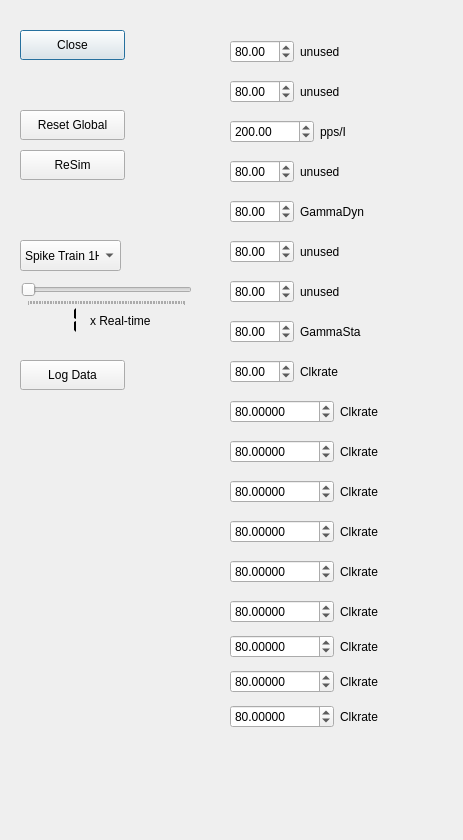
<?xml version="1.0" encoding="UTF-8"?>
<ui version="4.0">
 <class>Dialog</class>
 <widget class="QDialog" name="Dialog">
  <property name="windowModality">
   <enum>Qt::WindowModal</enum>
  </property>
  <property name="geometry">
   <rect>
    <x>0</x>
    <y>0</y>
    <width>463</width>
    <height>840</height>
   </rect>
  </property>
  <property name="windowTitle">
   <string>Dialog</string>
  </property>
  <widget class="QPushButton" name="pushButton_2">
   <property name="geometry">
    <rect>
     <x>20</x>
     <y>30</y>
     <width>105</width>
     <height>30</height>
    </rect>
   </property>
   <property name="text">
    <string>Close</string>
   </property>
  </widget>
  <widget class="QPushButton" name="pushButton_4">
   <property name="geometry">
    <rect>
     <x>20</x>
     <y>110</y>
     <width>105</width>
     <height>30</height>
    </rect>
   </property>
   <property name="text">
    <string>Reset Global</string>
   </property>
   <property name="checkable">
    <bool>true</bool>
   </property>
  </widget>
  <widget class="QPushButton" name="pushButton_5">
   <property name="geometry">
    <rect>
     <x>20</x>
     <y>150</y>
     <width>105</width>
     <height>30</height>
    </rect>
   </property>
   <property name="text">
    <string>ReSim</string>
   </property>
   <property name="checkable">
    <bool>true</bool>
   </property>
  </widget>
  <widget class="QComboBox" name="comboBox">
   <property name="geometry">
    <rect>
     <x>20</x>
     <y>240</y>
     <width>101</width>
     <height>31</height>
    </rect>
   </property>
   <item>
    <property name="text">
     <string>Spike Train 1Hz</string>
    </property>
   </item>
   <item>
    <property name="text">
     <string>Spike Train 10Hz</string>
    </property>
   </item>
   <item>
    <property name="text">
     <string>Spike Train 20Hz</string>
    </property>
   </item>
  </widget>
  <widget class="QWidget" name="layoutWidget">
   <property name="geometry">
    <rect>
     <x>230</x>
     <y>80</y>
     <width>176</width>
     <height>34</height>
    </rect>
   </property>
   <layout class="QFormLayout" name="formLayout_1">
    <item row="0" column="1">
     <widget class="QLabel" name="label_1">
      <property name="text">
       <string>unused</string>
      </property>
     </widget>
    </item>
    <item row="0" column="0">
     <widget class="QDoubleSpinBox" name="doubleSpinBox_1">
      <property name="maximum">
       <double>200.000000000000000</double>
      </property>
      <property name="value">
       <double>80.000000000000000</double>
      </property>
     </widget>
    </item>
   </layout>
  </widget>
  <widget class="QSlider" name="horizontalSlider">
   <property name="geometry">
    <rect>
     <x>21</x>
     <y>281</y>
     <width>171</width>
     <height>25</height>
    </rect>
   </property>
   <property name="minimum">
    <number>1</number>
   </property>
   <property name="maximum">
    <number>1000</number>
   </property>
   <property name="tracking">
    <bool>false</bool>
   </property>
   <property name="orientation">
    <enum>Qt::Horizontal</enum>
   </property>
   <property name="invertedControls">
    <bool>true</bool>
   </property>
   <property name="tickPosition">
    <enum>QSlider::TicksBelow</enum>
   </property>
   <property name="tickInterval">
    <number>10</number>
   </property>
  </widget>
  <widget class="QLCDNumber" name="lcdNumber">
   <property name="geometry">
    <rect>
     <x>0</x>
     <y>300</y>
     <width>81</width>
     <height>40</height>
    </rect>
   </property>
   <property name="sizePolicy">
    <sizepolicy hsizetype="Minimum" vsizetype="Minimum">
     <horstretch>0</horstretch>
     <verstretch>0</verstretch>
    </sizepolicy>
   </property>
   <property name="palette">
    <palette>
     <active>
      <colorrole role="WindowText">
       <brush brushstyle="SolidPattern">
        <color alpha="255">
         <red>0</red>
         <green>0</green>
         <blue>0</blue>
        </color>
       </brush>
      </colorrole>
      <colorrole role="Button">
       <brush brushstyle="SolidPattern">
        <color alpha="255">
         <red>255</red>
         <green>0</green>
         <blue>0</blue>
        </color>
       </brush>
      </colorrole>
      <colorrole role="Light">
       <brush brushstyle="SolidPattern">
        <color alpha="255">
         <red>255</red>
         <green>127</green>
         <blue>127</blue>
        </color>
       </brush>
      </colorrole>
      <colorrole role="Midlight">
       <brush brushstyle="SolidPattern">
        <color alpha="255">
         <red>255</red>
         <green>63</green>
         <blue>63</blue>
        </color>
       </brush>
      </colorrole>
      <colorrole role="Dark">
       <brush brushstyle="SolidPattern">
        <color alpha="255">
         <red>127</red>
         <green>0</green>
         <blue>0</blue>
        </color>
       </brush>
      </colorrole>
      <colorrole role="Mid">
       <brush brushstyle="SolidPattern">
        <color alpha="255">
         <red>170</red>
         <green>0</green>
         <blue>0</blue>
        </color>
       </brush>
      </colorrole>
      <colorrole role="Text">
       <brush brushstyle="SolidPattern">
        <color alpha="255">
         <red>0</red>
         <green>0</green>
         <blue>0</blue>
        </color>
       </brush>
      </colorrole>
      <colorrole role="BrightText">
       <brush brushstyle="SolidPattern">
        <color alpha="255">
         <red>255</red>
         <green>255</green>
         <blue>255</blue>
        </color>
       </brush>
      </colorrole>
      <colorrole role="ButtonText">
       <brush brushstyle="SolidPattern">
        <color alpha="255">
         <red>0</red>
         <green>0</green>
         <blue>0</blue>
        </color>
       </brush>
      </colorrole>
      <colorrole role="Base">
       <brush brushstyle="SolidPattern">
        <color alpha="255">
         <red>255</red>
         <green>255</green>
         <blue>255</blue>
        </color>
       </brush>
      </colorrole>
      <colorrole role="Window">
       <brush brushstyle="SolidPattern">
        <color alpha="255">
         <red>255</red>
         <green>0</green>
         <blue>0</blue>
        </color>
       </brush>
      </colorrole>
      <colorrole role="Shadow">
       <brush brushstyle="SolidPattern">
        <color alpha="255">
         <red>0</red>
         <green>0</green>
         <blue>0</blue>
        </color>
       </brush>
      </colorrole>
      <colorrole role="AlternateBase">
       <brush brushstyle="SolidPattern">
        <color alpha="255">
         <red>255</red>
         <green>127</green>
         <blue>127</blue>
        </color>
       </brush>
      </colorrole>
      <colorrole role="ToolTipBase">
       <brush brushstyle="SolidPattern">
        <color alpha="255">
         <red>255</red>
         <green>255</green>
         <blue>220</blue>
        </color>
       </brush>
      </colorrole>
      <colorrole role="ToolTipText">
       <brush brushstyle="SolidPattern">
        <color alpha="255">
         <red>0</red>
         <green>0</green>
         <blue>0</blue>
        </color>
       </brush>
      </colorrole>
     </active>
     <inactive>
      <colorrole role="WindowText">
       <brush brushstyle="SolidPattern">
        <color alpha="255">
         <red>0</red>
         <green>0</green>
         <blue>0</blue>
        </color>
       </brush>
      </colorrole>
      <colorrole role="Button">
       <brush brushstyle="SolidPattern">
        <color alpha="255">
         <red>255</red>
         <green>0</green>
         <blue>0</blue>
        </color>
       </brush>
      </colorrole>
      <colorrole role="Light">
       <brush brushstyle="SolidPattern">
        <color alpha="255">
         <red>255</red>
         <green>127</green>
         <blue>127</blue>
        </color>
       </brush>
      </colorrole>
      <colorrole role="Midlight">
       <brush brushstyle="SolidPattern">
        <color alpha="255">
         <red>255</red>
         <green>63</green>
         <blue>63</blue>
        </color>
       </brush>
      </colorrole>
      <colorrole role="Dark">
       <brush brushstyle="SolidPattern">
        <color alpha="255">
         <red>127</red>
         <green>0</green>
         <blue>0</blue>
        </color>
       </brush>
      </colorrole>
      <colorrole role="Mid">
       <brush brushstyle="SolidPattern">
        <color alpha="255">
         <red>170</red>
         <green>0</green>
         <blue>0</blue>
        </color>
       </brush>
      </colorrole>
      <colorrole role="Text">
       <brush brushstyle="SolidPattern">
        <color alpha="255">
         <red>0</red>
         <green>0</green>
         <blue>0</blue>
        </color>
       </brush>
      </colorrole>
      <colorrole role="BrightText">
       <brush brushstyle="SolidPattern">
        <color alpha="255">
         <red>255</red>
         <green>255</green>
         <blue>255</blue>
        </color>
       </brush>
      </colorrole>
      <colorrole role="ButtonText">
       <brush brushstyle="SolidPattern">
        <color alpha="255">
         <red>0</red>
         <green>0</green>
         <blue>0</blue>
        </color>
       </brush>
      </colorrole>
      <colorrole role="Base">
       <brush brushstyle="SolidPattern">
        <color alpha="255">
         <red>255</red>
         <green>255</green>
         <blue>255</blue>
        </color>
       </brush>
      </colorrole>
      <colorrole role="Window">
       <brush brushstyle="SolidPattern">
        <color alpha="255">
         <red>255</red>
         <green>0</green>
         <blue>0</blue>
        </color>
       </brush>
      </colorrole>
      <colorrole role="Shadow">
       <brush brushstyle="SolidPattern">
        <color alpha="255">
         <red>0</red>
         <green>0</green>
         <blue>0</blue>
        </color>
       </brush>
      </colorrole>
      <colorrole role="AlternateBase">
       <brush brushstyle="SolidPattern">
        <color alpha="255">
         <red>255</red>
         <green>127</green>
         <blue>127</blue>
        </color>
       </brush>
      </colorrole>
      <colorrole role="ToolTipBase">
       <brush brushstyle="SolidPattern">
        <color alpha="255">
         <red>255</red>
         <green>255</green>
         <blue>220</blue>
        </color>
       </brush>
      </colorrole>
      <colorrole role="ToolTipText">
       <brush brushstyle="SolidPattern">
        <color alpha="255">
         <red>0</red>
         <green>0</green>
         <blue>0</blue>
        </color>
       </brush>
      </colorrole>
     </inactive>
     <disabled>
      <colorrole role="WindowText">
       <brush brushstyle="SolidPattern">
        <color alpha="255">
         <red>127</red>
         <green>0</green>
         <blue>0</blue>
        </color>
       </brush>
      </colorrole>
      <colorrole role="Button">
       <brush brushstyle="SolidPattern">
        <color alpha="255">
         <red>255</red>
         <green>0</green>
         <blue>0</blue>
        </color>
       </brush>
      </colorrole>
      <colorrole role="Light">
       <brush brushstyle="SolidPattern">
        <color alpha="255">
         <red>255</red>
         <green>127</green>
         <blue>127</blue>
        </color>
       </brush>
      </colorrole>
      <colorrole role="Midlight">
       <brush brushstyle="SolidPattern">
        <color alpha="255">
         <red>255</red>
         <green>63</green>
         <blue>63</blue>
        </color>
       </brush>
      </colorrole>
      <colorrole role="Dark">
       <brush brushstyle="SolidPattern">
        <color alpha="255">
         <red>127</red>
         <green>0</green>
         <blue>0</blue>
        </color>
       </brush>
      </colorrole>
      <colorrole role="Mid">
       <brush brushstyle="SolidPattern">
        <color alpha="255">
         <red>170</red>
         <green>0</green>
         <blue>0</blue>
        </color>
       </brush>
      </colorrole>
      <colorrole role="Text">
       <brush brushstyle="SolidPattern">
        <color alpha="255">
         <red>127</red>
         <green>0</green>
         <blue>0</blue>
        </color>
       </brush>
      </colorrole>
      <colorrole role="BrightText">
       <brush brushstyle="SolidPattern">
        <color alpha="255">
         <red>255</red>
         <green>255</green>
         <blue>255</blue>
        </color>
       </brush>
      </colorrole>
      <colorrole role="ButtonText">
       <brush brushstyle="SolidPattern">
        <color alpha="255">
         <red>127</red>
         <green>0</green>
         <blue>0</blue>
        </color>
       </brush>
      </colorrole>
      <colorrole role="Base">
       <brush brushstyle="SolidPattern">
        <color alpha="255">
         <red>255</red>
         <green>0</green>
         <blue>0</blue>
        </color>
       </brush>
      </colorrole>
      <colorrole role="Window">
       <brush brushstyle="SolidPattern">
        <color alpha="255">
         <red>255</red>
         <green>0</green>
         <blue>0</blue>
        </color>
       </brush>
      </colorrole>
      <colorrole role="Shadow">
       <brush brushstyle="SolidPattern">
        <color alpha="255">
         <red>0</red>
         <green>0</green>
         <blue>0</blue>
        </color>
       </brush>
      </colorrole>
      <colorrole role="AlternateBase">
       <brush brushstyle="SolidPattern">
        <color alpha="255">
         <red>255</red>
         <green>0</green>
         <blue>0</blue>
        </color>
       </brush>
      </colorrole>
      <colorrole role="ToolTipBase">
       <brush brushstyle="SolidPattern">
        <color alpha="255">
         <red>255</red>
         <green>255</green>
         <blue>220</blue>
        </color>
       </brush>
      </colorrole>
      <colorrole role="ToolTipText">
       <brush brushstyle="SolidPattern">
        <color alpha="255">
         <red>0</red>
         <green>0</green>
         <blue>0</blue>
        </color>
       </brush>
      </colorrole>
     </disabled>
    </palette>
   </property>
   <property name="frameShape">
    <enum>QFrame::Panel</enum>
   </property>
   <property name="frameShadow">
    <enum>QFrame::Sunken</enum>
   </property>
   <property name="lineWidth">
    <number>0</number>
   </property>
   <property name="midLineWidth">
    <number>8</number>
   </property>
   <property name="segmentStyle">
    <enum>QLCDNumber::Flat</enum>
   </property>
   <property name="intValue" stdset="0">
    <number>1</number>
   </property>
  </widget>
  <widget class="QLabel" name="label_RT">
   <property name="geometry">
    <rect>
     <x>90</x>
     <y>310</y>
     <width>87</width>
     <height>22</height>
    </rect>
   </property>
   <property name="text">
    <string>x Real-time</string>
   </property>
  </widget>
  <widget class="QPushButton" name="pushButtonData">
   <property name="geometry">
    <rect>
     <x>20</x>
     <y>360</y>
     <width>105</width>
     <height>30</height>
    </rect>
   </property>
   <property name="text">
    <string>Log Data</string>
   </property>
   <property name="checkable">
    <bool>true</bool>
   </property>
   <property name="checked">
    <bool>false</bool>
   </property>
   <property name="default">
    <bool>false</bool>
   </property>
   <property name="flat">
    <bool>false</bool>
   </property>
  </widget>
  <widget class="QWidget" name="layoutWidget_2">
   <property name="geometry">
    <rect>
     <x>230</x>
     <y>120</y>
     <width>176</width>
     <height>34</height>
    </rect>
   </property>
   <layout class="QFormLayout" name="formLayout_2">
    <item row="0" column="1">
     <widget class="QLabel" name="label_2">
      <property name="text">
       <string>pps/I</string>
      </property>
     </widget>
    </item>
    <item row="0" column="0">
     <widget class="QDoubleSpinBox" name="doubleSpinBox_2">
      <property name="maximum">
       <double>1000000.000000000000000</double>
      </property>
      <property name="value">
       <double>200.000000000000000</double>
      </property>
     </widget>
    </item>
   </layout>
  </widget>
  <widget class="QWidget" name="layoutWidget_3">
   <property name="geometry">
    <rect>
     <x>230</x>
     <y>160</y>
     <width>176</width>
     <height>34</height>
    </rect>
   </property>
   <layout class="QFormLayout" name="formLayout_3">
    <item row="0" column="1">
     <widget class="QLabel" name="label_3">
      <property name="text">
       <string>unused</string>
      </property>
     </widget>
    </item>
    <item row="0" column="0">
     <widget class="QDoubleSpinBox" name="doubleSpinBox_3">
      <property name="maximum">
       <double>200.000000000000000</double>
      </property>
      <property name="value">
       <double>80.000000000000000</double>
      </property>
     </widget>
    </item>
   </layout>
  </widget>
  <widget class="QWidget" name="layoutWidget_4">
   <property name="geometry">
    <rect>
     <x>230</x>
     <y>200</y>
     <width>176</width>
     <height>34</height>
    </rect>
   </property>
   <layout class="QFormLayout" name="formLayout_4">
    <item row="0" column="1">
     <widget class="QLabel" name="label_4">
      <property name="text">
       <string>GammaDyn</string>
      </property>
     </widget>
    </item>
    <item row="0" column="0">
     <widget class="QDoubleSpinBox" name="doubleSpinBox_4">
      <property name="maximum">
       <double>200.000000000000000</double>
      </property>
      <property name="value">
       <double>80.000000000000000</double>
      </property>
     </widget>
    </item>
   </layout>
  </widget>
  <widget class="QWidget" name="layoutWidget_5">
   <property name="geometry">
    <rect>
     <x>230</x>
     <y>240</y>
     <width>176</width>
     <height>34</height>
    </rect>
   </property>
   <layout class="QFormLayout" name="formLayout_5">
    <item row="0" column="1">
     <widget class="QLabel" name="label_5">
      <property name="text">
       <string>unused</string>
      </property>
     </widget>
    </item>
    <item row="0" column="0">
     <widget class="QDoubleSpinBox" name="doubleSpinBox_5">
      <property name="maximum">
       <double>200.000000000000000</double>
      </property>
      <property name="value">
       <double>80.000000000000000</double>
      </property>
     </widget>
    </item>
   </layout>
  </widget>
  <widget class="QWidget" name="layoutWidget_6">
   <property name="geometry">
    <rect>
     <x>230</x>
     <y>280</y>
     <width>176</width>
     <height>34</height>
    </rect>
   </property>
   <layout class="QFormLayout" name="formLayout_6">
    <item row="0" column="1">
     <widget class="QLabel" name="label_6">
      <property name="text">
       <string>unused</string>
      </property>
     </widget>
    </item>
    <item row="0" column="0">
     <widget class="QDoubleSpinBox" name="doubleSpinBox_6">
      <property name="maximum">
       <double>200.000000000000000</double>
      </property>
      <property name="value">
       <double>80.000000000000000</double>
      </property>
     </widget>
    </item>
   </layout>
  </widget>
  <widget class="QWidget" name="layoutWidget_7">
   <property name="geometry">
    <rect>
     <x>230</x>
     <y>320</y>
     <width>176</width>
     <height>34</height>
    </rect>
   </property>
   <layout class="QFormLayout" name="formLayout_7">
    <item row="0" column="1">
     <widget class="QLabel" name="label_7">
      <property name="text">
       <string>GammaSta</string>
      </property>
     </widget>
    </item>
    <item row="0" column="0">
     <widget class="QDoubleSpinBox" name="doubleSpinBox_7">
      <property name="maximum">
       <double>200.000000000000000</double>
      </property>
      <property name="value">
       <double>80.000000000000000</double>
      </property>
     </widget>
    </item>
   </layout>
  </widget>
  <widget class="QWidget" name="layoutWidget_8">
   <property name="geometry">
    <rect>
     <x>230</x>
     <y>360</y>
     <width>176</width>
     <height>34</height>
    </rect>
   </property>
   <layout class="QFormLayout" name="formLayout_8">
    <item row="0" column="1">
     <widget class="QLabel" name="label_8">
      <property name="text">
       <string>Clkrate</string>
      </property>
     </widget>
    </item>
    <item row="0" column="0">
     <widget class="QDoubleSpinBox" name="doubleSpinBox_8">
      <property name="maximum">
       <double>200.000000000000000</double>
      </property>
      <property name="value">
       <double>80.000000000000000</double>
      </property>
     </widget>
    </item>
   </layout>
  </widget>
  <widget class="QWidget" name="layoutWidget_9">
   <property name="geometry">
    <rect>
     <x>230</x>
     <y>40</y>
     <width>176</width>
     <height>34</height>
    </rect>
   </property>
   <layout class="QFormLayout" name="formLayout_0">
    <item row="0" column="1">
     <widget class="QLabel" name="label_0">
      <property name="text">
       <string>unused</string>
      </property>
     </widget>
    </item>
    <item row="0" column="0">
     <widget class="QDoubleSpinBox" name="doubleSpinBox_0">
      <property name="maximum">
       <double>200.000000000000000</double>
      </property>
      <property name="value">
       <double>80.000000000000000</double>
      </property>
     </widget>
    </item>
   </layout>
  </widget>
  <widget class="QWidget" name="layoutWidget_10">
   <property name="geometry">
    <rect>
     <x>230</x>
     <y>400</y>
     <width>203</width>
     <height>34</height>
    </rect>
   </property>
   <layout class="QFormLayout" name="formLayout_9">
    <item row="0" column="1">
     <widget class="QLabel" name="label_9">
      <property name="text">
       <string>Clkrate</string>
      </property>
     </widget>
    </item>
    <item row="0" column="0">
     <widget class="QDoubleSpinBox" name="doubleSpinBox_9">
      <property name="decimals">
       <number>5</number>
      </property>
      <property name="maximum">
       <double>2000000.000000000000000</double>
      </property>
      <property name="value">
       <double>80.000000000000000</double>
      </property>
     </widget>
    </item>
   </layout>
  </widget>
  <widget class="QWidget" name="layoutWidget_11">
   <property name="geometry">
    <rect>
     <x>230</x>
     <y>440</y>
     <width>203</width>
     <height>34</height>
    </rect>
   </property>
   <layout class="QFormLayout" name="formLayout_10">
    <item row="0" column="1">
     <widget class="QLabel" name="label_10">
      <property name="text">
       <string>Clkrate</string>
      </property>
     </widget>
    </item>
    <item row="0" column="0">
     <widget class="QDoubleSpinBox" name="doubleSpinBox_10">
      <property name="decimals">
       <number>5</number>
      </property>
      <property name="maximum">
       <double>2000000.000000000000000</double>
      </property>
      <property name="value">
       <double>80.000000000000000</double>
      </property>
     </widget>
    </item>
   </layout>
  </widget>
  <widget class="QWidget" name="layoutWidget_12">
   <property name="geometry">
    <rect>
     <x>230</x>
     <y>480</y>
     <width>203</width>
     <height>34</height>
    </rect>
   </property>
   <layout class="QFormLayout" name="formLayout_11">
    <item row="0" column="1">
     <widget class="QLabel" name="label_11">
      <property name="text">
       <string>Clkrate</string>
      </property>
     </widget>
    </item>
    <item row="0" column="0">
     <widget class="QDoubleSpinBox" name="doubleSpinBox_11">
      <property name="decimals">
       <number>5</number>
      </property>
      <property name="maximum">
       <double>2000000.000000000000000</double>
      </property>
      <property name="value">
       <double>80.000000000000000</double>
      </property>
     </widget>
    </item>
   </layout>
  </widget>
  <widget class="QWidget" name="layoutWidget_13">
   <property name="geometry">
    <rect>
     <x>230</x>
     <y>520</y>
     <width>203</width>
     <height>34</height>
    </rect>
   </property>
   <layout class="QFormLayout" name="formLayout_12">
    <item row="0" column="1">
     <widget class="QLabel" name="label_12">
      <property name="text">
       <string>Clkrate</string>
      </property>
     </widget>
    </item>
    <item row="0" column="0">
     <widget class="QDoubleSpinBox" name="doubleSpinBox_12">
      <property name="decimals">
       <number>5</number>
      </property>
      <property name="maximum">
       <double>2000000.000000000000000</double>
      </property>
      <property name="value">
       <double>80.000000000000000</double>
      </property>
     </widget>
    </item>
   </layout>
  </widget>
  <widget class="QWidget" name="layoutWidget_14">
   <property name="geometry">
    <rect>
     <x>230</x>
     <y>560</y>
     <width>203</width>
     <height>34</height>
    </rect>
   </property>
   <layout class="QFormLayout" name="formLayout_13">
    <item row="0" column="1">
     <widget class="QLabel" name="label_13">
      <property name="text">
       <string>Clkrate</string>
      </property>
     </widget>
    </item>
    <item row="0" column="0">
     <widget class="QDoubleSpinBox" name="doubleSpinBox_13">
      <property name="decimals">
       <number>5</number>
      </property>
      <property name="maximum">
       <double>2000000.000000000000000</double>
      </property>
      <property name="value">
       <double>80.000000000000000</double>
      </property>
     </widget>
    </item>
   </layout>
  </widget>
  <widget class="QWidget" name="layoutWidget_15">
   <property name="geometry">
    <rect>
     <x>230</x>
     <y>600</y>
     <width>203</width>
     <height>29</height>
    </rect>
   </property>
   <layout class="QFormLayout" name="formLayout_14">
    <item row="0" column="1">
     <widget class="QLabel" name="label_14">
      <property name="text">
       <string>Clkrate</string>
      </property>
     </widget>
    </item>
    <item row="0" column="0">
     <widget class="QDoubleSpinBox" name="doubleSpinBox_14">
      <property name="decimals">
       <number>5</number>
      </property>
      <property name="maximum">
       <double>2000000.000000000000000</double>
      </property>
      <property name="value">
       <double>80.000000000000000</double>
      </property>
     </widget>
    </item>
   </layout>
  </widget>
  <widget class="QWidget" name="layoutWidget_16">
   <property name="geometry">
    <rect>
     <x>230</x>
     <y>635</y>
     <width>203</width>
     <height>29</height>
    </rect>
   </property>
   <layout class="QFormLayout" name="formLayout_15">
    <item row="0" column="1">
     <widget class="QLabel" name="label_15">
      <property name="text">
       <string>Clkrate</string>
      </property>
     </widget>
    </item>
    <item row="0" column="0">
     <widget class="QDoubleSpinBox" name="doubleSpinBox_15">
      <property name="decimals">
       <number>5</number>
      </property>
      <property name="maximum">
       <double>2000000.000000000000000</double>
      </property>
      <property name="value">
       <double>80.000000000000000</double>
      </property>
     </widget>
    </item>
   </layout>
  </widget>
  <widget class="QWidget" name="layoutWidget_17">
   <property name="geometry">
    <rect>
     <x>230</x>
     <y>670</y>
     <width>203</width>
     <height>29</height>
    </rect>
   </property>
   <layout class="QFormLayout" name="formLayout_16">
    <item row="0" column="1">
     <widget class="QLabel" name="label_16">
      <property name="text">
       <string>Clkrate</string>
      </property>
     </widget>
    </item>
    <item row="0" column="0">
     <widget class="QDoubleSpinBox" name="doubleSpinBox_16">
      <property name="decimals">
       <number>5</number>
      </property>
      <property name="maximum">
       <double>2000000.000000000000000</double>
      </property>
      <property name="value">
       <double>80.000000000000000</double>
      </property>
     </widget>
    </item>
   </layout>
  </widget>
  <widget class="QWidget" name="layoutWidget_18">
   <property name="geometry">
    <rect>
     <x>230</x>
     <y>705</y>
     <width>203</width>
     <height>29</height>
    </rect>
   </property>
   <layout class="QFormLayout" name="formLayout_17">
    <item row="0" column="1">
     <widget class="QLabel" name="label_17">
      <property name="text">
       <string>Clkrate</string>
      </property>
     </widget>
    </item>
    <item row="0" column="0">
     <widget class="QDoubleSpinBox" name="doubleSpinBox_17">
      <property name="decimals">
       <number>5</number>
      </property>
      <property name="maximum">
       <double>2000000.000000000000000</double>
      </property>
      <property name="value">
       <double>80.000000000000000</double>
      </property>
     </widget>
    </item>
   </layout>
  </widget>
  <zorder>pushButton_2</zorder>
  <zorder>pushButton_4</zorder>
  <zorder>pushButton_5</zorder>
  <zorder>comboBox</zorder>
  <zorder>layoutWidget</zorder>
  <zorder>horizontalSlider</zorder>
  <zorder>lcdNumber</zorder>
  <zorder>label_RT</zorder>
  <zorder>pushButtonData</zorder>
  <zorder>layoutWidget_2</zorder>
  <zorder>layoutWidget_3</zorder>
  <zorder>layoutWidget_4</zorder>
  <zorder>layoutWidget_5</zorder>
  <zorder>layoutWidget_6</zorder>
  <zorder>layoutWidget_7</zorder>
  <zorder>layoutWidget_8</zorder>
  <zorder>layoutWidget_9</zorder>
  <zorder>layoutWidget_10</zorder>
  <zorder>layoutWidget_11</zorder>
  <zorder>layoutWidget_12</zorder>
  <zorder>layoutWidget_13</zorder>
  <zorder>layoutWidget_14</zorder>
  <zorder>layoutWidget_15</zorder>
  <zorder>layoutWidget_16</zorder>
  <zorder>layoutWidget_17</zorder>
  <zorder>layoutWidget_18</zorder>
  <zorder>doubleSpinBox_11</zorder>
 </widget>
 <resources/>
 <connections>
  <connection>
   <sender>horizontalSlider</sender>
   <signal>valueChanged(int)</signal>
   <receiver>lcdNumber</receiver>
   <slot>display(int)</slot>
   <hints>
    <hint type="sourcelabel">
     <x>81</x>
     <y>291</y>
    </hint>
    <hint type="destinationlabel">
     <x>57</x>
     <y>317</y>
    </hint>
   </hints>
  </connection>
  <connection>
   <sender>pushButton_2</sender>
   <signal>clicked()</signal>
   <receiver>Dialog</receiver>
   <slot>close()</slot>
   <hints>
    <hint type="sourcelabel">
     <x>98</x>
     <y>47</y>
    </hint>
    <hint type="destinationlabel">
     <x>208</x>
     <y>47</y>
    </hint>
   </hints>
  </connection>
  <connection>
   <sender>horizontalSlider</sender>
   <signal>sliderMoved(int)</signal>
   <receiver>lcdNumber</receiver>
   <slot>display(int)</slot>
   <hints>
    <hint type="sourcelabel">
     <x>106</x>
     <y>293</y>
    </hint>
    <hint type="destinationlabel">
     <x>40</x>
     <y>319</y>
    </hint>
   </hints>
  </connection>
 </connections>
</ui>
